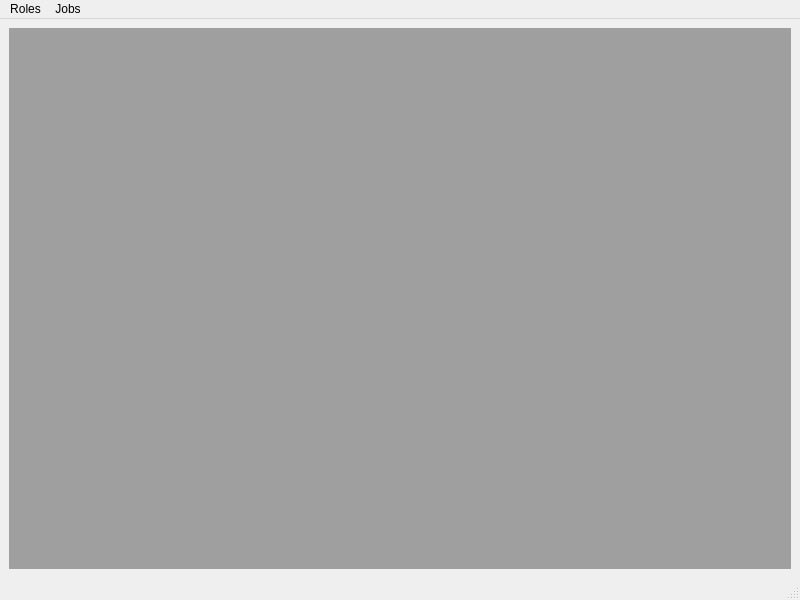
<?xml version="1.0" encoding="UTF-8"?>
<ui version="4.0">
 <class>ManufacturerWindow</class>
 <widget class="QMainWindow" name="ManufacturerWindow">
  <property name="geometry">
   <rect>
    <x>0</x>
    <y>0</y>
    <width>800</width>
    <height>600</height>
   </rect>
  </property>
  <property name="windowTitle">
   <string>MainWindow</string>
  </property>
  <widget class="QWidget" name="centralwidget">
   <layout class="QGridLayout" name="gridLayout">
    <item row="0" column="0">
     <widget class="QMdiArea" name="mdiArea"/>
    </item>
   </layout>
  </widget>
  <widget class="QMenuBar" name="menubar">
   <property name="geometry">
    <rect>
     <x>0</x>
     <y>0</y>
     <width>800</width>
     <height>21</height>
    </rect>
   </property>
   <widget class="QMenu" name="menuRoles">
    <property name="title">
     <string>Roles</string>
    </property>
    <addaction name="actionSwitch_Role"/>
   </widget>
   <widget class="QMenu" name="menuJobs">
    <property name="title">
     <string>Jobs</string>
    </property>
    <addaction name="actionJobs_List"/>
   </widget>
   <addaction name="menuRoles"/>
   <addaction name="menuJobs"/>
  </widget>
  <widget class="QStatusBar" name="statusbar"/>
  <action name="actionSwitch_Role">
   <property name="text">
    <string>Switch Role</string>
   </property>
  </action>
  <action name="actionJobs_List">
   <property name="text">
    <string>Jobs List</string>
   </property>
  </action>
 </widget>
 <resources/>
 <connections/>
</ui>
